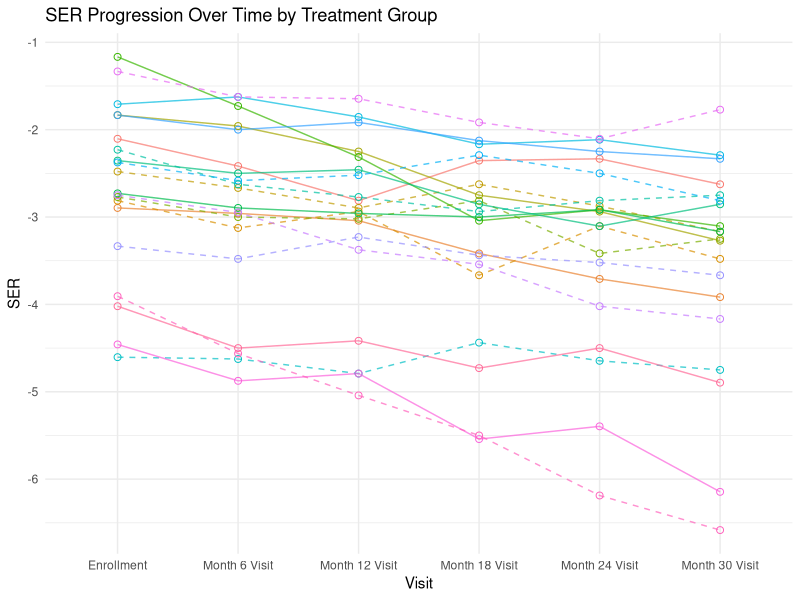
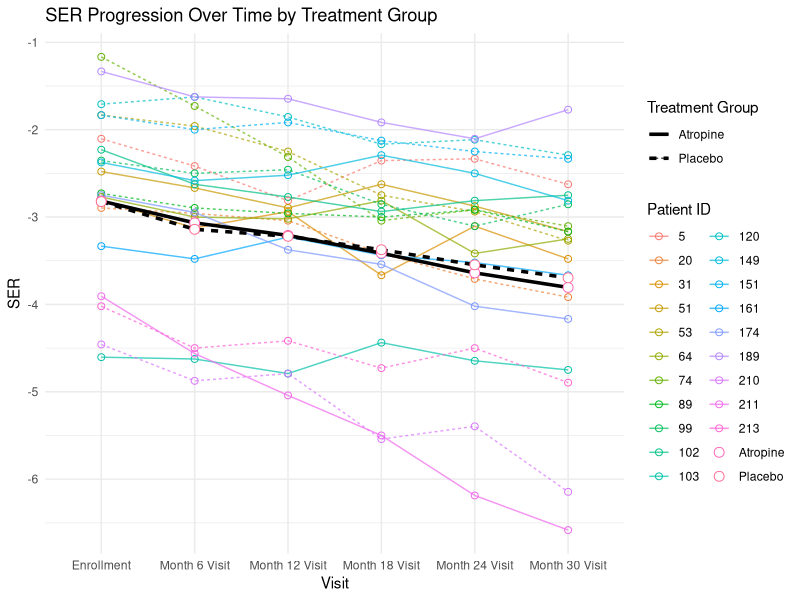

These charts were generated, in order, by the following R code:
library(dplyr)
library(ggplot2)

# Part A. Data Import and merge

# Load VisitData and PtRoster datasets
VisitData <- read.table("Data Tables/MTS1ClinicTesting.txt", 
                        header = TRUE, sep = "|", fill = TRUE, stringsAsFactors = FALSE)
head(VisitData)

PtRoster <- read.table("Data Tables/MTS1PtRoster.txt", 
                       header = TRUE, sep = "|", fill = TRUE, stringsAsFactors = FALSE)
head(PtRoster)

# Load the additional dataset for parental myopia and other demographic information
DemoMedOcuHx <- read.table("Data Tables/MTS1DemoMedOcuHx.txt", 
                           header = TRUE, sep = "|", fill = TRUE, stringsAsFactors = FALSE)
head(DemoMedOcuHx)

#TODO: Handling baseline and run-in randomization 
# VisitData$Visit == 'Run-in FU Randomization'
# VisitData$Visit == 'Enrollment'
# if enrollment 

# Step 1: Calculate SER for each eye
# Left Eye (OS)
VisitData$S_OS <- rowMeans(VisitData[, c("AutoRef1SphOS", "AutoRef2SphOS", "AutoRef3SphOS")], na.rm = TRUE)
VisitData$C_OS <- rowMeans(VisitData[, c("AutoRef1CylOS", "AutoRef2CylOS", "AutoRef3CylOS")], na.rm = TRUE)
VisitData$SER_OS <- VisitData$S_OS + (VisitData$C_OS / 2)

# Right Eye (OD)
VisitData$S_OD <- rowMeans(VisitData[, c("AutoRef1SphOD", "AutoRef2SphOD", "AutoRef3SphOD")], na.rm = TRUE)
VisitData$C_OD <- rowMeans(VisitData[, c("AutoRef1CylOD", "AutoRef2CylOD", "AutoRef3CylOD")], na.rm = TRUE)
VisitData$SER_OD <- VisitData$S_OD + (VisitData$C_OD / 2)

# Step 2: Average SER across both eyes for each visit (i.e., time j)
VisitData$SER <- rowMeans(VisitData[, c("SER_OS", "SER_OD")], na.rm = TRUE)

# Step 3: Merge data with PtRoster and DemoMedOcuHx datasets
# Merging VisitData with PtRoster on Patient ID
MergedData <- merge(VisitData, PtRoster, by = "PtID")

# Merging the result with DemoMedOcuHx on Patient ID
MergedData <- merge(MergedData, DemoMedOcuHx, by = "PtID")

# Step 4: Create necessary variables
# Time (Visit) is already in VisitData as 'Visit'
# Group/Treatment assignment
MergedData$TreatmentGroup <- MergedData$TrtGroup

# Parental myopia status (investigating variables)
MergedData$is_mother_has_myopia <- MergedData$MotherMyop
MergedData$is_father_has_myopia <- MergedData$Father

# Step 5: Filter for patients with more than 5 visits without NA SER
FilteredData <- MergedData %>%
  filter(!is.na(SER)) %>%  # Remove rows where SER is NA
  group_by(PtID) %>%       # Group by PtID
  filter(n() > 5) %>%      # Keep only groups (patients) with more than 5 valid visits
  ungroup()                # Remove grouping to return to a regular data frame

# Get unique PtID for filtered dataset
UniquePtID <- unique(FilteredData$PtID)


# Part 2. Spagetti Plot

# Sample 10 unique patients from each treatment group
SampledPatients_trt <- FilteredData %>%
  filter(TrtGroup == "Atropine") %>%
  distinct(PtID, .keep_all = TRUE) %>%
  slice_sample(n = 10) %>%
  select(PtID)

SampledPatients_ctrl <- FilteredData %>%
  filter(TrtGroup == "Placebo") %>%
  distinct(PtID, .keep_all = TRUE) %>%
  slice_sample(n = 10) %>%
  select(PtID)

SampledPatients <- bind_rows(SampledPatients_trt, SampledPatients_ctrl)

# Filter the original data to include only records for the sampled patients
SampledData <- FilteredData %>%
  filter(PtID %in% SampledPatients$PtID)

# Set line types based on the treatment group
SampledData <- SampledData %>%
  mutate(LineType = ifelse(TrtGroup == "Atropine", "solid", "dashed"))

# Define the order of visits for consistent x-axis ordering
visit_order <- c("Enrollment", "Month 6 Visit", "Month 12 Visit", 
                 "Month 18 Visit", "Month 24 Visit", "Month 30 Visit")

# Convert Visit to a factor with specified order
SampledData <- SampledData %>%
  filter(Visit != "Run-in FU Randomization") %>%
  mutate(Visit = factor(Visit, levels = visit_order))

# Create the spaghetti plot with distinct line types and colors for each patient
ggplot(SampledData, aes(x = Visit, y = SER, group = PtID, color = as.factor(PtID))) +
  geom_line(aes(linetype = LineType), size = 0.5, alpha = 0.7) +  # Line for each patient with line type by group
  geom_point(size = 2, shape = 1) +                                        # Add points at each SER measurement
  labs(title = "SER Progression Over Time by Treatment Group",
       x = "Visit",
       y = "SER",
       color = "Patient ID",
       linetype = 'LineType') +
  scale_x_discrete(drop = FALSE) +                              # Ensure all visits appear on the x-axis
  scale_linetype_manual(values = c("solid", "dashed")) +        
  theme_minimal() +
  theme(legend.position = "none")                               # Optionally hide the legend if there are too many patients



# Calculate and add mean profiles
MeanProfileData <- MergedData %>%
  filter(Visit != "Run-in FU Randomization") %>%
  group_by(Visit, TrtGroup) %>%
  summarize(Mean_SER = mean(SER, na.rm = TRUE), .groups = 'drop')

# Combined plot with individual trajectories and mean profiles
ggplot() +
  # Individual trajectories
  geom_line(data = SampledData, 
            aes(x = Visit, y = SER, group = PtID, color = as.factor(PtID), 
                linetype = TrtGroup),
            size = 0.5, alpha = 0.7) +
  geom_point(data = SampledData,
             aes(x = Visit, y = SER, color = as.factor(PtID)),
             size = 2, shape = 1) +
  # Mean profiles
  geom_line(data = MeanProfileData,
            aes(x = Visit, y = Mean_SER, group = TrtGroup, linetype = TrtGroup),
            size = 1.2) +
  geom_point(data = MeanProfileData,
             aes(x = Visit, y = Mean_SER, color = TrtGroup),
             size = 3, shape = 21, fill = "white") +
  # Labels and theme
  labs(title = "SER Progression Over Time by Treatment Group",
       x = "Visit",
       y = "SER",
       color = "Patient ID",
       linetype = "Treatment Group") +
  scale_x_discrete(drop = FALSE) +
  theme_minimal() +
  theme(legend.position = "right")

### Displaying five patients

# only leave the last observation, which is the 5th visit
SampledData %>%
  select(
    PtID,
    SER,
    Sex,
    TreatmentGroup,
    Race,
    EyeColor,
    AgeAsofEnrollDt,
    is_mother_has_myopia,
    is_father_has_myopia,
    Visit
  ) %>%
  group_by(PtID) %>%
  slice_tail(n = 1) %>%
  ungroup() %>%
  arrange(PtID) %>%
  select(-Visit) %>% # then rename the column , ageasenrolldt as age and Eyecolor as iris_color
  rename(age = AgeAsofEnrollDt, iris_color = EyeColor) %>%
  head(5) %>%
  knitr::kable()


# key summary statistics for demographics

MergedData %>% 
  select(PtID,
         Sex,
         TreatmentGroup,
         Race,
         EyeColor,
         AgeAsofEnrollDt,
         is_mother_has_myopia,
         is_father_has_myopia) %>%
  rename(age = AgeAsofEnrollDt, iris_color = EyeColor) %>%
  group_by(PtID) %>% 
  slice_tail(n = 1) %>%
  ungroup() %>%
  select(-PtID) -> Demographics

Demographics$age %>% summary()
Demographics %>%
  select(-age) %>%
  apply(.,2,table) %>%
  knitr::kable()
